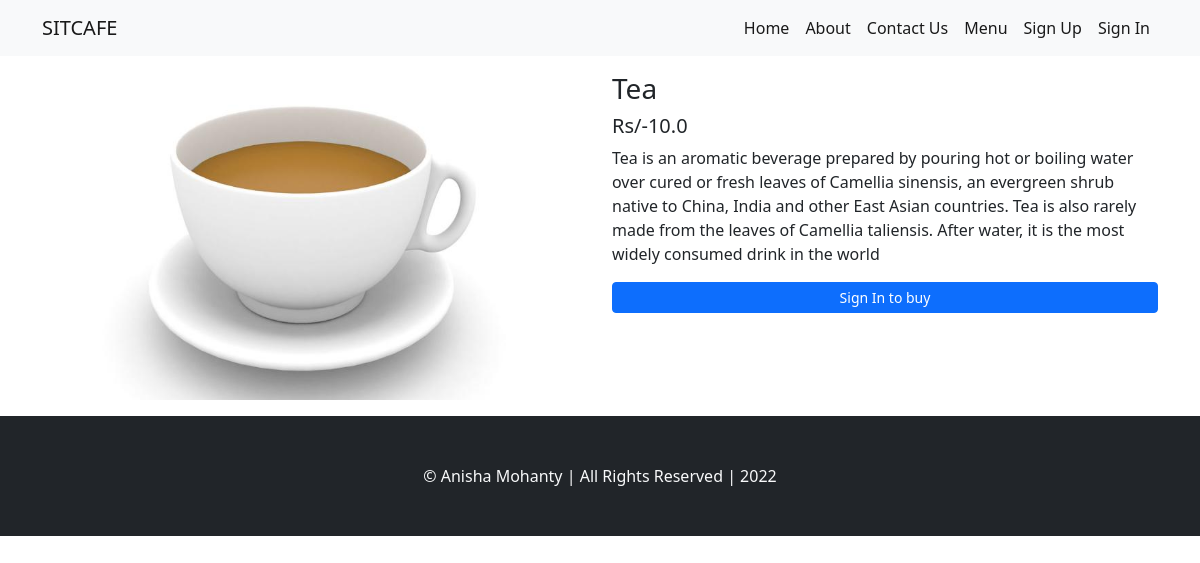
Page /food/details/1/ on the committed database.
### food/models.py (models this page shows, shortened)
class Food(models.Model):
    category = models.ForeignKey(Cuisine, on_delete=models.DO_NOTHING)
    name = models.CharField(max_length=100)
    price = models.FloatField()
    description = models.TextField()
    secondary_decsription = models.TextField(blank=True)
    is_available = models.BooleanField(default=True)
    photo = models.ImageField(upload_to='food_images/')

### food/views.py (the view)
# urls.py: path('details/<int:id>/', views.details, name='details'),
def details(request, id):
    food = Food.objects.get(id=id)
    context = {
        'food' : food
    }
    return render(request, 'food/details.html',context)

### templates/food/details.html (shortened to what this page needs)
{% extends 'base.html' %}
{% load static %}
{% block css %}
    <link rel="stylesheet" href="{% static 'css/cart-style.css' %}">
{% endblock css %}
{% block content %}
<div class="container">
    <div class="row my-3">
        <div class="col-md-6">
            <img src="{{food.photo.url}}" alt="{{food.name}}"  class="img-fluid">
        </div>
        <div class="col-md-6">
            <h3 class="h3">{{food.name}}</h3>
            <h5 class="h5">Rs/-{{food.price}}</h5>
            <p class="text-lead">{{food.description}}</p>
            <div class="my-2">
                {% if food.is_available %}
                    {% if user.is_authenticated %}
                        <form action="{% url 'add_to_cart' %}" method="post">
                            {% csrf_token %}
                            <input type="hidden" name="food_id" value="{{food.id}}">
                            <div class="input-group mb-3">
                                <button class="btn btn-outline-secondary" type="button" onclick="decrement()">-</button>
                                <input type="text" class="quantity" id="quantity" name="quantity" value="1" readonly>
                                <button class="btn btn-outline-secondary" type="button" onclick="increment()">+</button>
                            </div>
                            <input type="submit" value = "Add to cart" class="btn btn-primary w-100">
                        </form>
                    {% else %}
                        <a href="{% url 'signin' %}" class="btn btn-primary btn-sm w-100">Sign In to buy</a>
                    {% endif %}
                {% else %}
                    <p class="text-danger">Currently Unavailable</p>
                {% endif %}
            </div>
        </div>
    </div>
</div>
{% endblock content %}

### rows in the picture
Food: photo (picture), name "Tea", price "10.0", description "Tea is an aromatic beverage prepared by pouring hot or boiling water over cured or fresh leaves of Camellia sinensis, an evergreen shrub native to China, India and other East Asian countries. Tea is also rarely made from the leaves of Camellia taliensis. After water, it is the most widely consumed drink in the world"
